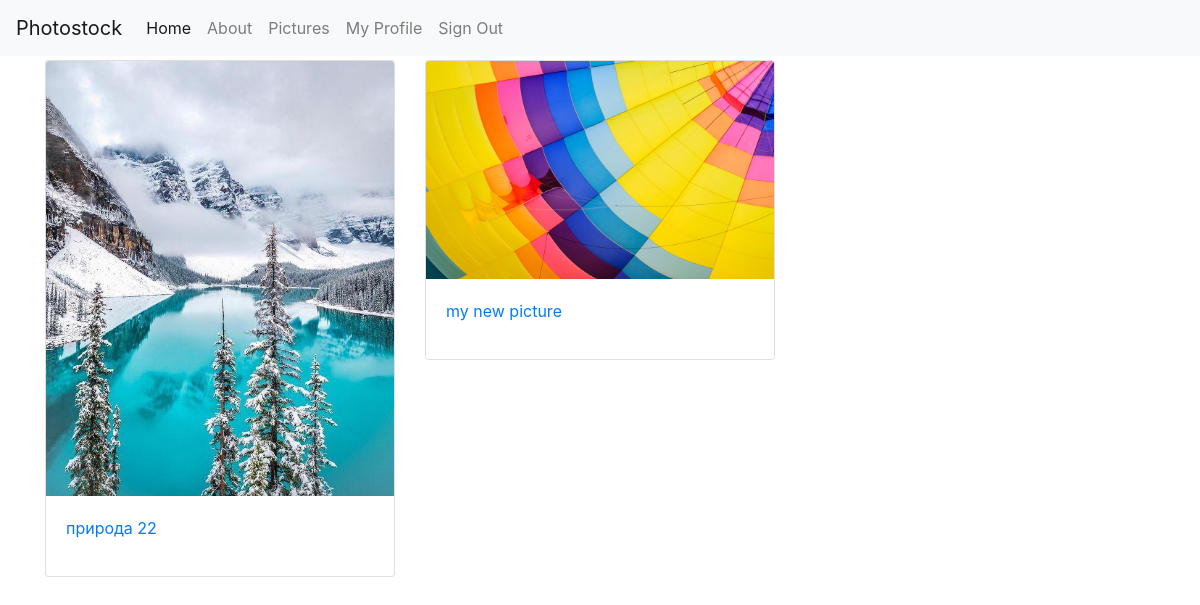
/pics/my (signed in), run on an earlier commit of the app's database.
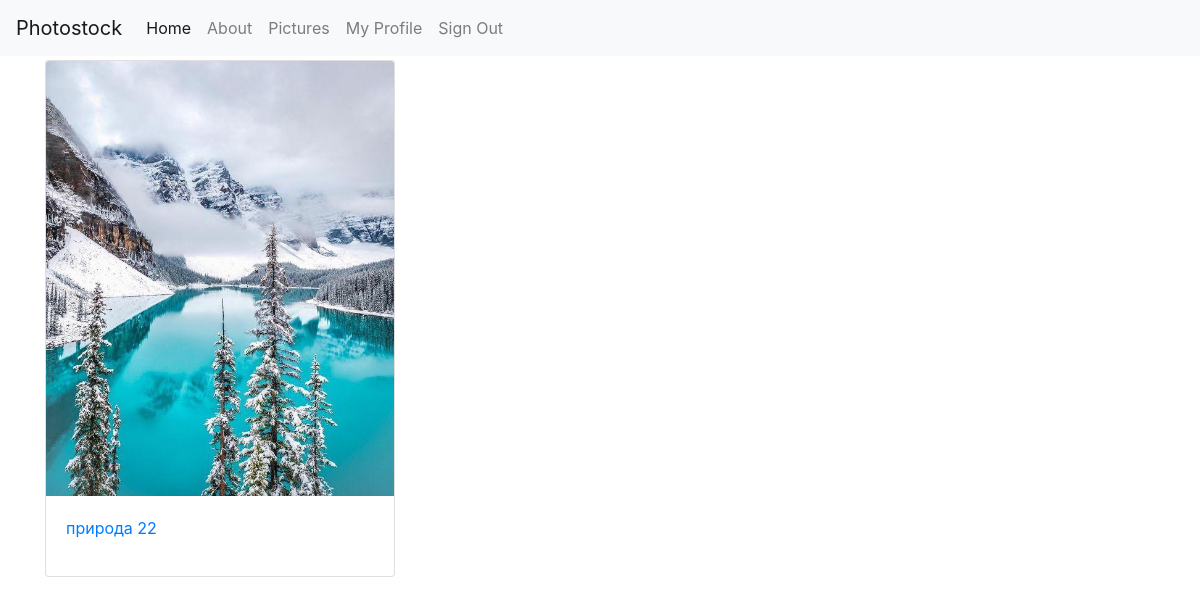
And on a later commit of the database.
### pictures/models.py (models this page shows, shortened)
class Picture(models.Model):
    user = models.ForeignKey(User, on_delete=models.CASCADE)
    title = models.CharField(max_length=255)
    picture = models.ImageField(upload_to='images/', null=True, blank=True)
    small_picture = ImageSpecField(source='picture',
                                   processors=[ResizeToFill(480, 220)],
                                   format='JPEG',
                                   options={'quality': 60})
    description = models.TextField()

### pictures/views.py (the view)
# urls.py: path("my", PictureOwnerList.as_view(), name="picture_owner_list"),
class PictureOwnerList(LoginRequiredMixin, ListView):
    model = Picture
    template_name = 'pictures/my_picture_list.html'
    context_object_name = 'pics_list'
    def get_queryset(self):
        return Picture.objects.filter(user=self.request.user)

### photostock/utils/context_processors.py (called while the page is built)
def settings_context(_request):
    return {"DEBUG": settings.DEBUG}

### photostock/templates/pictures/my_picture_list.html (shortened to what this page needs)
{% extends "base.html" %}
{% block content %}
<div class="row">
  {% for pic in pics_list %}
  <div class="col-sm-4">
    <div class="card">
       <img class="card-img-top" src="{{ pic.small_picture.url }}" alt="{{ pic.title }}">
       <div class="card-body">
        <p class="card-text"><a href="{% url 'picture_detail' pic.pk %}">{{ pic.title }}</a></p>
     </div>
    </div>
  </div>
  {% endfor %}
</div>
{% endblock %}

### photostock/templates/base.html (shortened to what this page needs)
{% load static i18n %}<!DOCTYPE html>
<html lang="en">
  <head>
    {% block css %}
    <link href="https://stackpath.bootstrapcdn.com/bootstrap/4.3.1/css/bootstrap.min.css" rel="stylesheet">
    <link href="{% static 'css/project.css' %}" rel="stylesheet">
    {% endblock %}
  </head>
  <body>
    <div class="mb-1">
      <nav class="navbar navbar-expand-md navbar-light bg-light">
        <a class="navbar-brand" href="{% url 'home' %}">Photostock</a>
        <div class="collapse navbar-collapse" id="navbarSupportedContent">
          <ul class="navbar-nav mr-auto">
            <li class="nav-item active">
              <a class="nav-link" href="{% url 'home' %}">Home <span class="sr-only">(current)</span></a>
            </li>
            <li class="nav-item">
              <a class="nav-link" href="{% url 'about' %}">About</a>
            </li>
            <li class="nav-item">
              <a class="nav-link" href="{% url 'picture_list' %}">Pictures</a>
            </li>
            {% if request.user.is_authenticated %}
              <li class="nav-item">
                <a class="nav-link" href="{% url 'users:detail' request.user.username  %}">{% trans "My Profile" %}</a>
              </li>
              <li class="nav-item">
                <a class="nav-link" href="{% url 'account_logout' %}">{% trans "Sign Out" %}</a>
              </li>
            {% endif %}
          </ul>
        </div>
      </nav>
    </div>
    <div class="container">
      {% block content %}{% endblock content %}
    </div>
  </body>
</html>

What changed in the data, as far as the page shows it:
no longer on this page (row edited): Picture: small_picture (picture), title "my new picture"
